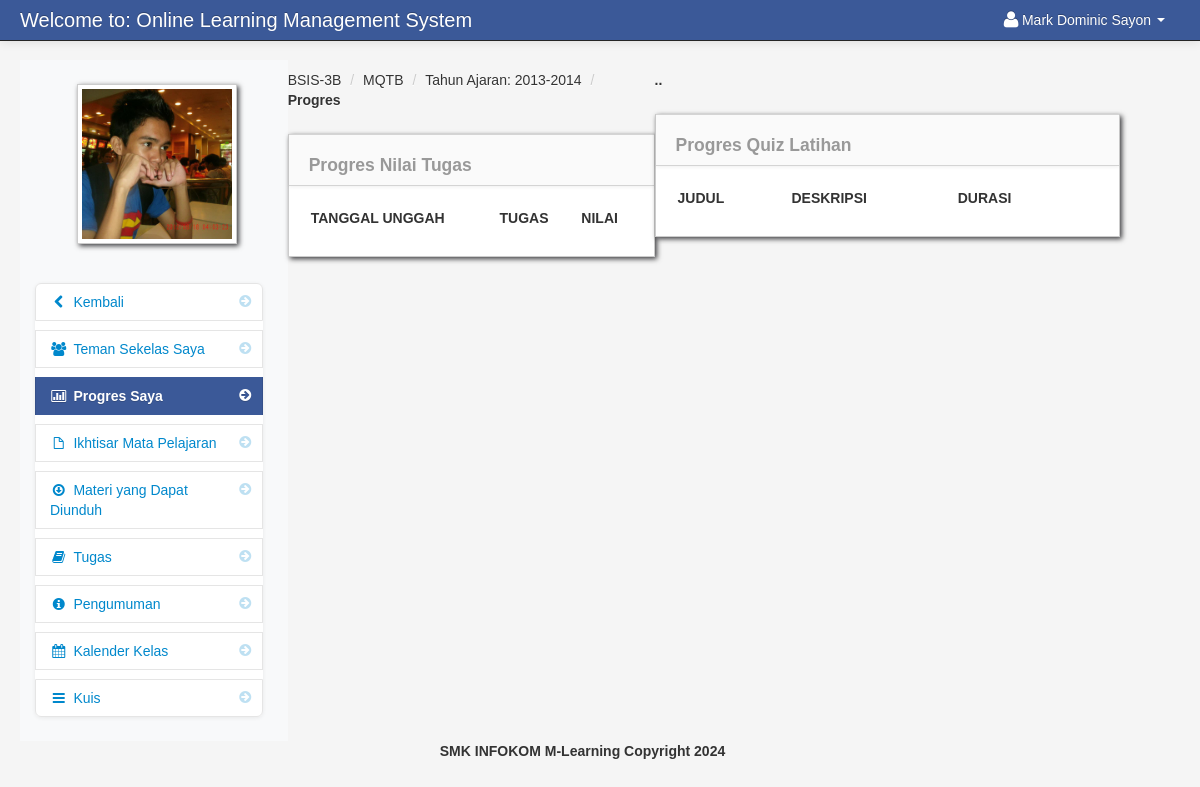
/progress.php?id=172 (signed in), run on an earlier commit of the app's database.
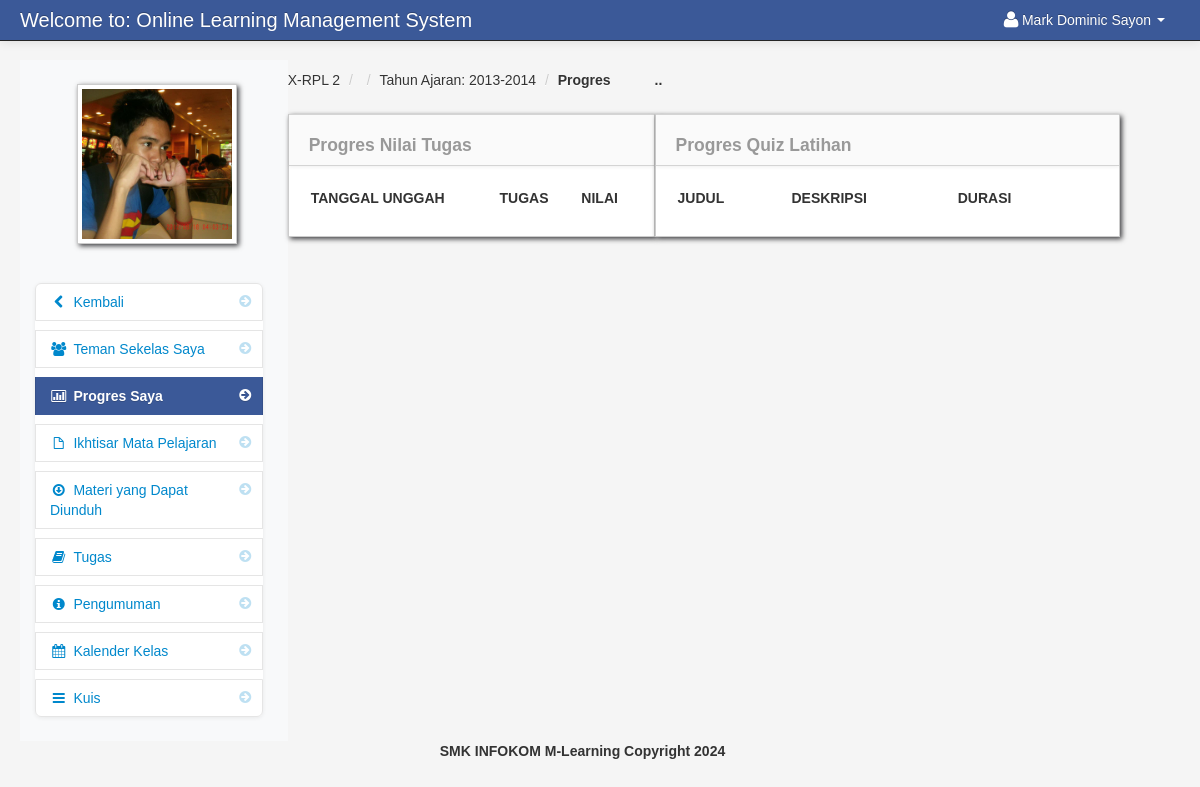
And on a later commit of the database.
### tables this page shows
CREATE TABLE `teacher_class` (
  `teacher_class_id` int(11) NOT NULL,
  `teacher_id` int(11) NOT NULL,
  `class_id` int(11) NOT NULL,
  `subject_id` int(11) NOT NULL,
  `thumbnails` varchar(100) NOT NULL,
  `school_year` varchar(100) NOT NULL
);

CREATE TABLE `class` (
  `class_id` int(11) NOT NULL,
  `class_name` varchar(100) NOT NULL
);

CREATE TABLE `subject` (
  `subject_id` int(11) NOT NULL,
  `subject_code` varchar(100) NOT NULL,
  `subject_title` varchar(100) NOT NULL,
  `category` varchar(100) NOT NULL,
  `description` longtext NOT NULL,
  `unit` int(11) NOT NULL,
  `Pre_req` varchar(100) NOT NULL,
  `semester` varchar(100) NOT NULL
);

### progress.php (the view, shortened to what this page needs)
<?php include('header_dashboard.php'); ?>
<body>
    <?php include('navbar_student.php'); ?>
    <div class="container-fluid">
        <div class="row-fluid">
            <?php include('class_link.php'); ?>
            <div class="span4" id="content">
                <div class="row-fluid">
                    <?php
                    $class_query = mysqli_query($conn, "SELECT * FROM teacher_class
                        LEFT JOIN class ON class.class_id = teacher_class.class_id
                        LEFT JOIN subject ON subject.subject_id = teacher_class.subject_id
                        WHERE teacher_class_id = '$get_id'") or die(mysqli_error($conn));
                    $class_row = mysqli_fetch_array($class_query);
                    ?>
                    <ul class="breadcrumb">
                        <li><a href="#"><?php echo $class_row['class_name']; ?></a> <span class="divider">/</span></li>
                        <li><a href="#"><?php echo $class_row['subject_code']; ?></a> <span class="divider">/</span></li>
                        <li><a href="#">Tahun Ajaran: <?php echo $class_row['school_year']; ?></a> <span class="divider">/</span></li>
                        <li><a href="#"><b>Progres</b></a></li>
                    </ul>
                    <div id="block_bg" class="block">
                        <div class="navbar navbar-inner block-header">
                            <div class="muted pull-left">
                                <h4>Progres Nilai Tugas</h4>
                            </div>
                        </div>
                        <div class="block-content collapse in">
                            <div class="span12">
                                <div style="max-height: 300px; overflow-y: auto;">
                                    <table cellpadding="0" cellspacing="0" border="0" class="table" id="">
                                        <thead>
                                            <tr>
                                                <th>Tanggal Unggah</th>
                                                <th>Tugas</th>
                                                <th>Nilai</th>
                                            </tr>
                                        </thead>
                                    </table>
                                </div>
                            </div>
                        </div>
                    </div>
                </div>
            </div>
            <div class="span5" id="content">
                <div class="row-fluid">
                    <ul class="breadcrumb">
                        <li><a href="#"><b>..</b></a></li>
                    </ul>
                    <div id="block_bg" class="block">
                        <div class="navbar navbar-inner block-header">
                            <div class="muted pull-left">
                                <h4>Progres Quiz Latihan</h4>
                            </div>
                        </div>
                        <div class="block-content collapse in">
                            <div class="span12">
                                <div style="max-height: 300px; overflow-y: auto;">
                                    <table cellpadding="0" cellspacing="0" border="0" class="table" id="">
                                        <thead>
                                            <tr>
                                                <th>Judul</th>
                                                <th>Deskripsi</th>
                                                <th>Durasi</th>
                                                <th></th>
                                            </tr>
                                        </thead>
                                    </table>
                                </div>
                            </div>
                        </div>
                    </div>
                </div>
            </div>
        </div>
    </div>
    <?php include('footer.php'); ?>
    <?php include('script.php'); ?>
</body>
</html>

What changed in the data, as far as the page shows it:
changed through a linked row, teacher_class: class.class_name "BSIS-3B" → "X-RPL 2"; subject.subject_code "MQTB" → (not shown)
